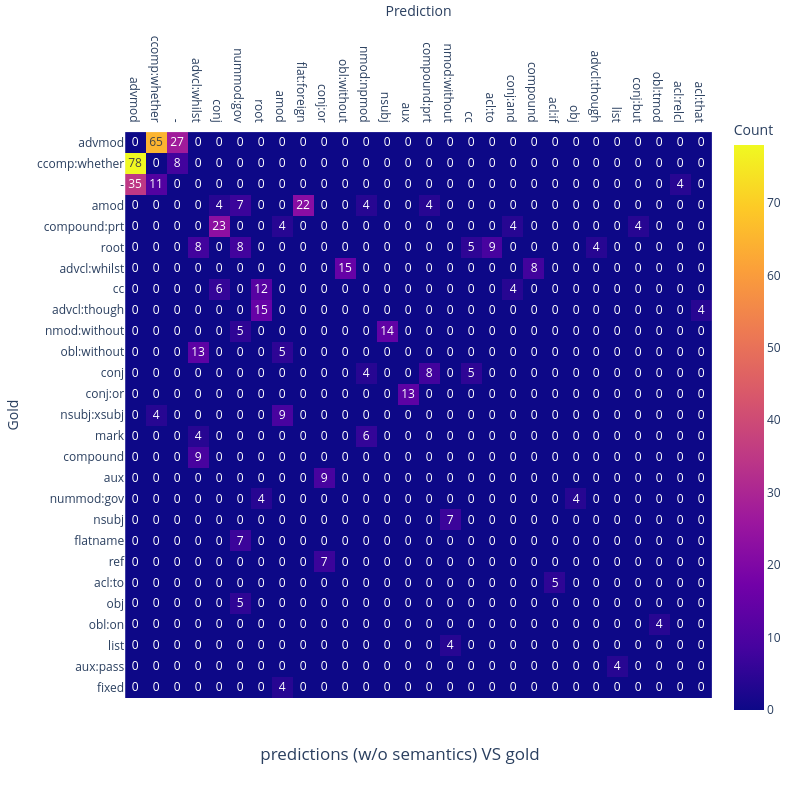

Notebook cell for this chart:
### Code cell
def reorder(arr, indices):
    n = min(len(arr), len(indices))
    result = [0] * n
    for i in range(n):
        result[i] = arr[indices[i]]
    for el in result:
        assert el != 0
    assert len(result) == n
    return result


def visualize_cm(test_dirty, gold_dirty, title=None, x_title="Prediction", y_title="Gold"):
    # Skip synchronous NO_REL in order to normalize confusion matrix
    test_clean, gold_clean = [], []
    for test_rel, gold_rel in zip_equal(test_dirty, gold_dirty):
        if test_rel == NO_REL and gold_rel == NO_REL:
            continue
        test_clean.append(test_rel)
        gold_clean.append(gold_rel)
    deps_rels_tagset = sorted(list(set(test_clean) | set(gold_clean)))
    
    # Visualize
    cm = metrics.confusion_matrix(gold_clean, test_clean, labels=deps_rels_tagset)
    np.fill_diagonal(cm, 0)
    cm = cm[1:, 1:]
    cm[cm < 0.05 * cm.max()] = 0
    # Calculate row and column densities (number of non-zero elements)
    row_densities = np.sum(cm, axis=1)
    column_densities = np.sum(cm, axis=0)
    last_nonzero_row_index = np.count_nonzero(row_densities)
    last_nonzero_column_index = np.count_nonzero(column_densities)
    sorted_row_indices = np.argsort(row_densities)[::-1][:last_nonzero_row_index]  # Descending order
    sorted_column_indices = np.argsort(column_densities)[::-1][:last_nonzero_column_index]  # Descending order
    # Reorder the matrix
    cm = cm[np.ix_(sorted_row_indices, sorted_column_indices)]

    fig = px.imshow(
        cm, text_auto=True,
        y=reorder(deps_rels_tagset, sorted_row_indices), x=reorder(deps_rels_tagset, sorted_column_indices),
        labels=dict(x=x_title, y=y_title, color="Count"),
    )
    fig.update_layout(
        autosize=False,
        width=800, height=800,
        title=title, title_x=0.5, title_y=0.05
    )
    # Update the heatmap to display custom text (hides zeros)
    fig.update_xaxes(side="top")
    fig.show()


visualize_cm(deps_rels_no_sem, deps_rels_gold, "predictions (w/o semantics) VS gold")

### Figure 1 — Plotly figure (JSON) as saved in the notebook; plotly's stock layout.template omitted (floating-point values rounded to 4 significant figures; data arrays with more than 128 entries replaced by an {"elided": "..."} marker saying what was removed)
{"data": [{"coloraxis": "coloraxis", "hovertemplate": "Prediction: %{x}<br>Gold: %{y}<br>Count: %{z}<extra></extra>", "name": "0", "texttemplate": "%{z}", "type": "heatmap", "x": ["advmod", "ccomp:whether", "-", "advcl:whilst", "conj", "nummod:gov", "root", "amod", "flat:foreign", "conj:or", "obl:without", "nmod:npmod", "nsubj", "aux", "compound:prt", "nmod:without", "cc", "acl:to", "conj:and", "compound", "acl:if", "obj", "advcl:though", "list", "conj:but", "obl:tmod", "acl:relcl", "acl:that"], "xaxis": "x", "y": ["advmod", "ccomp:whether", "-", "amod", "compound:prt", "root", "advcl:whilst", "cc", "advcl:though", "nmod:without", "obl:without", "conj", "conj:or", "nsubj:xsubj", "mark", "compound", "aux", "nummod:gov", "nsubj", "flatname", "ref", "acl:to", "obj", "obl:on", "list", "aux:pass", "fixed"], "yaxis": "y", "z": {"elided": "27x28 int values"}}], "layout": {"autosize": false, "coloraxis": {"colorbar": {"title": {"text": "Count"}}, "colorscale": [[0, "#0d0887"], [0.1111, "#46039f"], [0.2222, "#7201a8"], [0.3333, "#9c179e"], [0.4444, "#bd3786"], [0.5556, "#d8576b"], [0.6667, "#ed7953"], [0.7778, "#fb9f3a"], [0.8889, "#fdca26"], [1, "#f0f921"]]}, "height": 800, "margin": {"t": 60}, "title": {"text": "predictions (w/o semantics) VS gold", "x": 0.5, "y": 0.05}, "width": 800, "xaxis": {"anchor": "y", "autorange": true, "constrain": "domain", "domain": [0, 1], "range": [-0.5, 27.5], "scaleanchor": "y", "side": "top", "title": {"text": "Prediction"}, "type": "category"}, "yaxis": {"anchor": "x", "autorange": true, "constrain": "domain", "domain": [0.03625, 0.9638], "range": [26.5, -0.5], "title": {"text": "Gold"}, "type": "category"}}}
